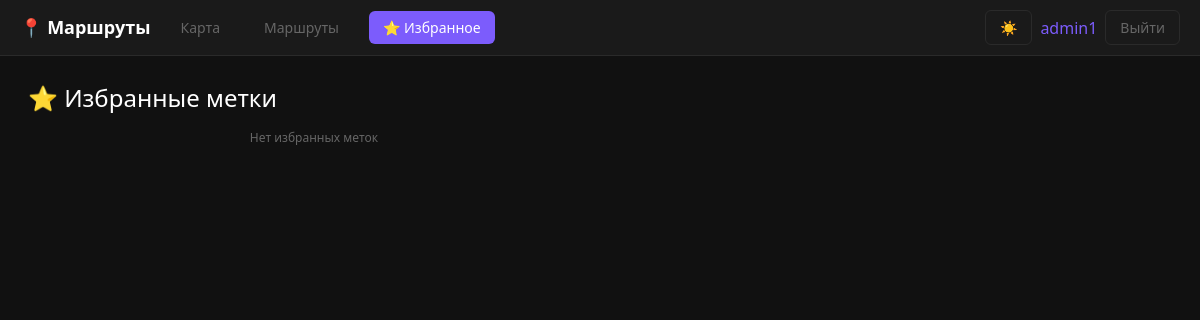
The app's page /favorites (signed in), older data.
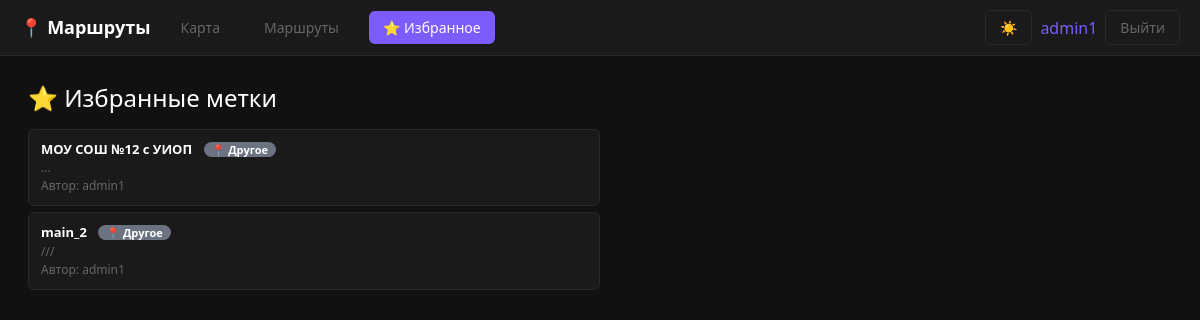
The same page, newer data.
### app.py (models this page shows)
class User(UserMixin, db.Model):
    id = db.Column(db.Integer, primary_key=True)
    username = db.Column(db.String(80), unique=True, nullable=False)
    password_hash = db.Column(db.String(200), nullable=False)
    routes = db.relationship('Route', backref='author', lazy=True, cascade='all, delete-orphan')
    markers = db.relationship('Marker', backref='author', lazy=True, cascade='all, delete-orphan')
    favorites = db.relationship('Favorite', backref='user', lazy=True, cascade='all, delete-orphan')

class Favorite(db.Model):
    id = db.Column(db.Integer, primary_key=True)
    user_id = db.Column(db.Integer, db.ForeignKey('user.id'), nullable=False)
    marker_id = db.Column(db.Integer, db.ForeignKey('marker.id'), nullable=False)
    created = db.Column(db.DateTime, default=datetime.now)

class Marker(db.Model):
    id = db.Column(db.Integer, primary_key=True)
    name = db.Column(db.String(200), nullable=False)
    lat = db.Column(db.Float, nullable=False)
    lon = db.Column(db.Float, nullable=False)
    desc = db.Column(db.Text, default='')
    photo = db.Column(db.String(500), default='')
    cat = db.Column(db.String(50), default='other')
    vis = db.Column(db.String(20), default='all')
    created = db.Column(db.DateTime, default=datetime.now)
    user_id = db.Column(db.Integer, db.ForeignKey('user.id'), nullable=False)
    favorites = db.relationship('Favorite', backref='marker', lazy=True, cascade='all, delete-orphan')

### app.py (the view)
@app.route('/favorites')
@login_required
def favorites():
    favs = Favorite.query.filter_by(user_id=current_user.id).order_by(Favorite.created.desc()).all()
    return render_template('base.html', page='favorites', favs=favs, cats=CATS,
                           dark=cookie('theme', 'dark') == 'dark', yandex_key=YANDEX_KEY)

### app.py (called while the page is built)
@login.user_loader
def load_user(uid):
    return User.query.get(int(uid))

def cookie(k, d=None):
    return request.cookies.get(k, d)

### templates/base.html (shortened to what this page needs)
<!DOCTYPE html>
<html lang="ru">
<head>
    <link href="https://cdn.jsdelivr.net/npm/bootstrap@5.3.3/dist/css/bootstrap.min.css" rel="stylesheet">
</head>
<body>
    <nav class="nav">
        <a href="/" class="brand">📍 Маршруты</a>
        <a href="/" class="{{ 'on' if page == 'index' }}">Карта</a>
        {% if current_user.is_authenticated %}
        <a href="/routes" class="{{ 'on' if page == 'routes' }}">Маршруты</a>
        <a href="/favorites" class="{{ 'on' if page == 'favorites' }}">⭐ Избранное</a>
        {% endif %}
        <div class="flex" style="margin-left: auto; gap: 8px; align-items: center">
            <a href="/theme/{{ 'light' if dark else 'dark' }}" class="btn btn-o btn-s">{{ '☀️' if dark else '🌙' }}</a>
            {% if current_user.is_authenticated %}
            <span style="color: var(--a); font-weight: 500">{{ current_user.username }}</span>
            <a href="/logout" class="btn btn-o btn-s">Выйти</a>
            {% else %}
            <a href="/login" class="btn btn-o btn-s">Войти</a>
            <a href="/register" class="btn btn-a btn-s">Регистрация</a>
            {% endif %}
        </div>
    </nav>
    <div class="main">
        {% if page == 'index' %}{% include 'index.html' %}
        {% elif page == 'routes' %}{% include 'routes.html' %}
        {% elif page == 'view_route' %}{% include 'view_route.html' %}
        {% elif page == 'favorites' %}{% include 'favorites.html' %}
        {% elif page == 'login' %}{% include 'login.html' %}
        {% elif page == 'register' %}{% include 'register.html' %}
        {% endif %}
    </div>
</body>
</html>

### templates/favorites.html (shortened to what this page needs)
<div class="page">
    <h4 class="mb-3">⭐ Избранные метки</h4>
    {% if favs %}
        {% for f in favs %}
        <div class="item flex" style="cursor:pointer">
            <div class="f1" onclick="viewFavorite({{ f.marker.lat }}, {{ f.marker.lon }}, '{{ f.marker.name|e }}', '{{ f.marker.desc|e }}', '{{ f.marker.author.username|e }}')">
                <b>{{ f.marker.name }}</b>
                <span class="badge" style="background:{{ cats[f.marker.cat]['color'] }}">{{ cats[f.marker.cat]['icon'] }} {{ cats[f.marker.cat]['name'] }}</span>
                <div class="text-s">{{ f.marker.desc[:80] if f.marker.desc else 'Нет описания' }}</div>
                <div class="text-s">Автор: {{ f.marker.author.username }}</div>
            </div>
        </div>
        {% endfor %}
    {% else %}
        <p class="text-s text-c">Нет избранных меток</p>
    {% endif %}
</div>
<div class="right">
    <div id="map"></div>
</div>

### templates/base.html (style rules this page uses)
:root { --bg: #111; --p: #1a1a1a; --b: #2a2a2a; --t: #fff; --s: #666; --a: #7c5cfc; --g: #22c55e; --r: #ef4444 }
* { margin: 0; padding: 0; box-sizing: border-box }
body { background: var(--bg); color: var(--t); font-family: system-ui, sans-serif; height: 100vh; display: flex; flex-direction: column }
.nav { background: var(--p); border-bottom: 1px solid var(--b); padding: 10px 20px; display: flex; align-items: center; gap: 16px; flex-shrink: 0 }
.nav a { color: var(--s); text-decoration: none; padding: 6px 14px; border-radius: 6px; font-size: 14px; font-weight: 500 }
.nav a.on { background: var(--a); color: #fff }
.nav .brand { color: var(--t); font-weight: 700; font-size: 18px; padding: 0 }
.main { flex: 1; display: flex; overflow: hidden }
.right { flex: 1; position: relative }
#map { width: 100%; height: 100% }
.item { background: var(--p); border: 1px solid var(--b); color: var(--t); border-radius: 6px; margin-bottom: 6px; padding: 10px 12px; cursor: pointer; font-size: 13px }
.btn { padding: 10px 18px; border: none; border-radius: 6px; font-weight: 600; font-size: 14px; cursor: pointer; color: #fff }
.btn-o { background: none; border: 1px solid var(--b); color: var(--s) }
.btn-s { padding: 6px 12px; font-size: 12px }
.flex { display: flex }
.f1 { flex: 1 }
.mb-3 { margin-bottom: 14px }
.text-s { color: var(--s); font-size: 12px }
.page { flex: 1; overflow-y: auto; padding: 28px }
.badge { padding: 2px 8px; border-radius: 10px; font-size: 11px; color: #fff; margin-left: 8px }

Row changes from the older to the newer data that the page shows:
added Favorite: marker.name "МОУ СОШ №12 с УИОП", marker "...", marker.author.username "admin1"
added Marker: cat "📍", cat "Другое"
added Favorite: marker.name "main_2", marker "///", marker.author.username "admin1"
added Marker: cat "📍", cat "Другое"
Text that changed along with them:
text no longer shown: "Нет избранных меток"
